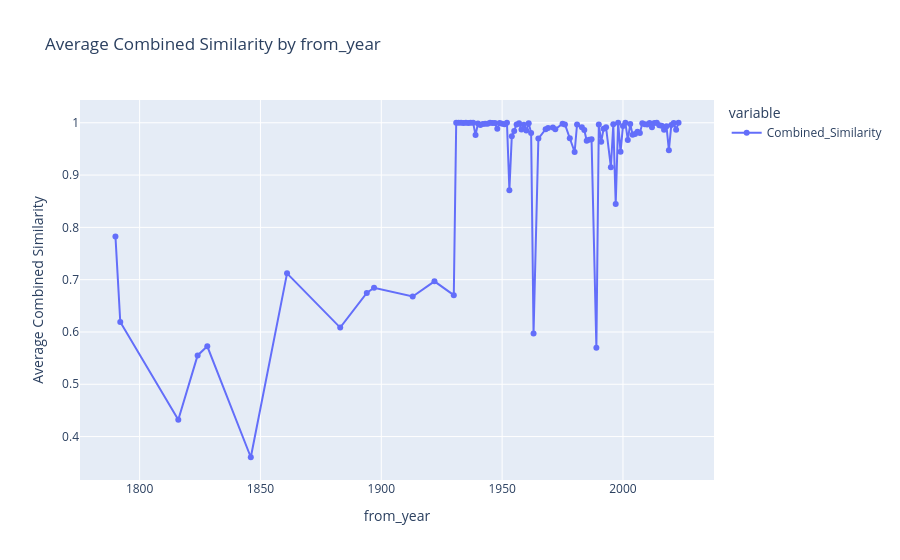

Notebook source saved alongside this figure:
### Code cell
import matplotlib.pyplot as plt
import plotly.express as px

avg_similarity_by_year = all_mappings_1.groupby('from_year')['Combined_Similarity'].mean()

fig = px.line(
    avg_similarity_by_year,
    labels={'index': 'from_year', 'value': 'Average Combined Similarity'},
    title='Average Combined Similarity by from_year'
)
fig.update_traces(mode='lines+markers')
fig.update_layout(xaxis_title='from_year', yaxis_title='Average Combined Similarity')
fig.show()

### Figure 1 — Plotly figure (JSON) as saved in the notebook; plotly's stock layout.template omitted (floating-point values rounded to 4 significant figures)
{"data": [{"hovertemplate": "variable=Combined_Similarity<br>from_year=%{x}<br>Average Combined Similarity=%{y}<extra></extra>", "legendgroup": "Combined_Similarity", "line": {"color": "#636efa", "dash": "solid"}, "marker": {"symbol": "circle"}, "mode": "lines+markers", "name": "Combined_Similarity", "orientation": "v", "showlegend": true, "type": "scatter", "x": [1790, 1792, 1816, 1824, 1828, 1846, 1861, 1883, 1894, 1897, 1913, 1922, 1930, 1931, 1932, 1933, 1934, 1935, 1936, 1937, 1938, 1939, 1940, 1941, 1942, 1943, 1944, 1945, 1946, 1947, 1948, 1949, 1950, 1951, 1952, 1953, 1954, 1955, 1956, 1957, 1958, 1959, 1960, 1961, 1962, 1963, 1965, 1968, 1969, 1971, 1972, 1975, 1976, 1978, 1980, 1981, 1983, 1984, 1985, 1986, 1987, 1989, 1990, 1991, 1992, 1993, 1995, 1996, 1997, 1998, 1999, 2000, 2001, 2002, 2003, 2004, 2005, 2006, 2007, 2008, 2009, 2010, 2011, 2012, 2013, 2014, 2015, 2016, 2017, 2018, 2019, 2020, 2021, 2022, 2023], "xaxis": "x", "y": [0.7825, 0.6192, 0.4322, 0.5552, 0.5726, 0.3605, 0.7121, 0.6084, 0.6747, 0.6845, 0.6679, 0.6968, 0.6704, 1.0, 1.0, 1.0, 0.9996, 1.0, 0.9997, 1.0, 1.0, 0.9766, 0.9985, 0.9955, 0.9975, 0.9983, 0.9983, 0.9999, 0.9996, 0.9997, 0.9886, 0.9997, 0.9982, 0.9971, 0.9998, 0.8712, 0.9741, 0.9843, 0.9967, 0.9988, 0.987, 0.9962, 0.9852, 0.9992, 0.9806, 0.5969, 0.9698, 0.9877, 0.9901, 0.991, 0.9876, 0.9982, 0.9968, 0.9704, 0.9441, 0.9966, 0.9913, 0.9862, 0.9656, 0.9676, 0.9682, 0.5699, 0.9965, 0.9639, 0.9886, 0.9912, 0.9152, 0.9973, 0.8448, 0.9999, 0.9444, 0.9939, 0.9998, 0.9672, 0.9975, 0.9773, 0.9785, 0.9829, 0.9805, 0.9989, 0.9972, 0.9965, 0.9995, 0.9913, 0.9996, 1.0, 0.9951, 0.9945, 0.9867, 0.9934, 0.9475, 0.9956, 0.9994, 0.9867, 1.0], "yaxis": "y"}], "layout": {"legend": {"title": {"text": "variable"}, "tracegroupgap": 0}, "title": {"text": "Average Combined Similarity by from_year"}, "xaxis": {"anchor": "y", "domain": [0, 1], "title": {"text": "from_year"}}, "yaxis": {"anchor": "x", "domain": [0, 1], "title": {"text": "Average Combined Similarity"}}}}
